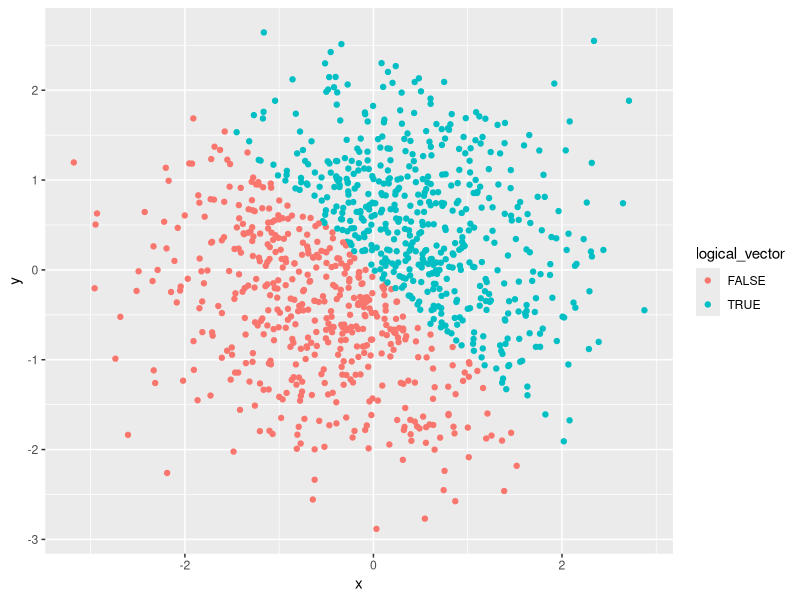
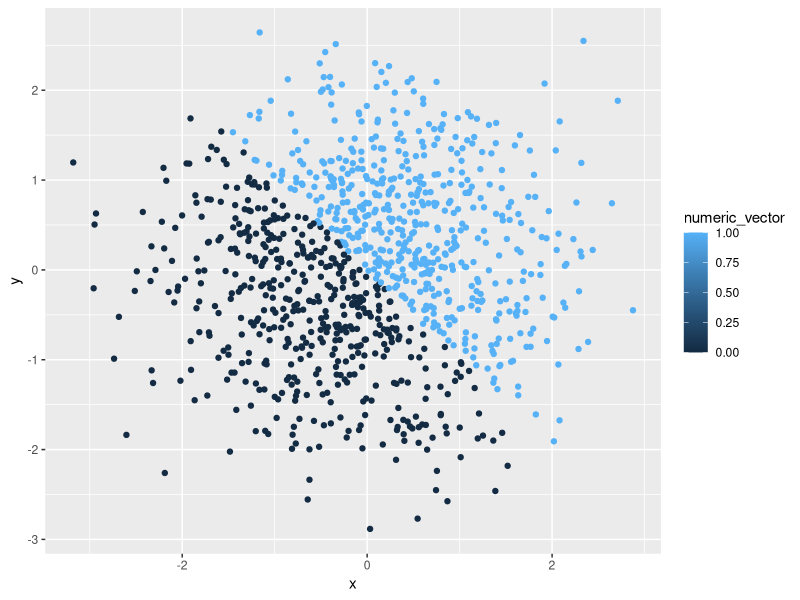
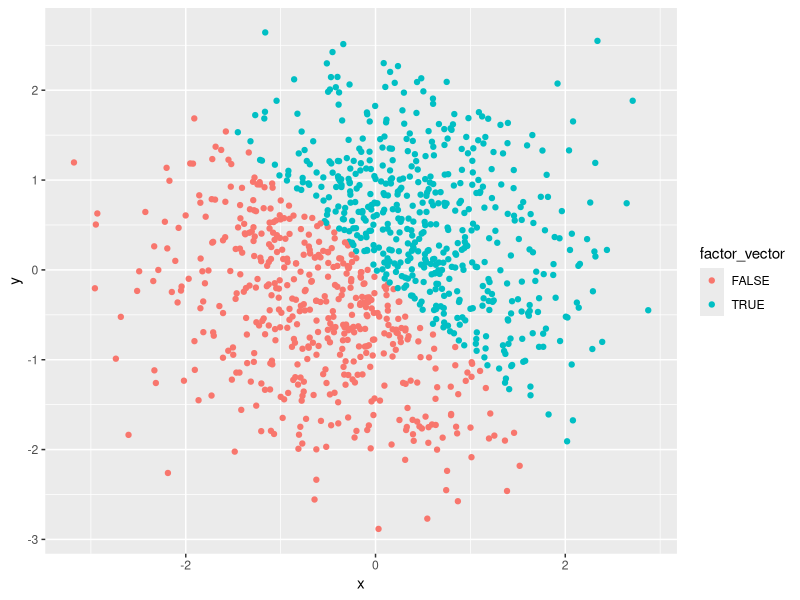
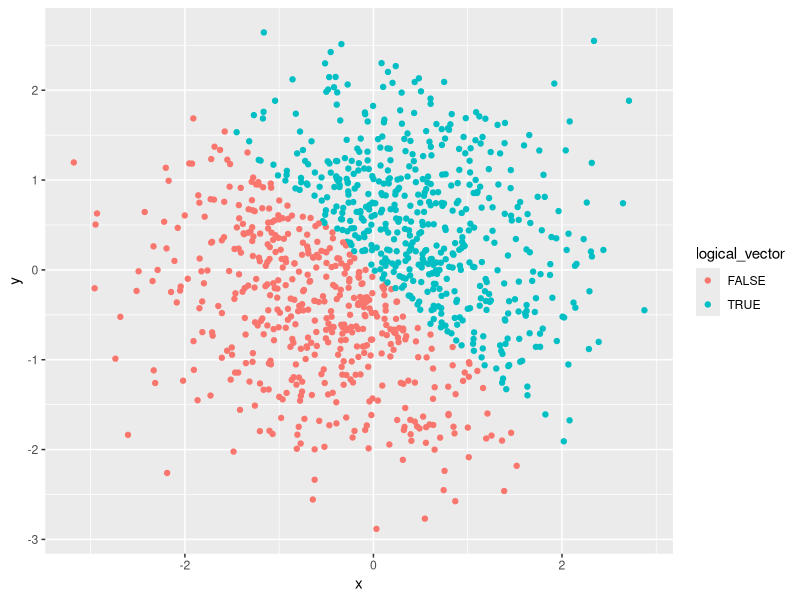

Reproduce these figures in R, in order.
## ---- chunk 1
library(tidyverse)

set.seed(757)

sample_df = tibble(
  random_num = runif(10, min = 0, max = 5),
  vec_logical = random_num > 2,
  vec_char = c("apple", "banana", "cabbage", "grapefruit", "lettuce", "apricot", "lemons", "lychees", "kiwifruit", "pomegranate"),
  vec_factor = factor(c("fruit", "fruit", "vegetable", "fruit", "vegetable", "fruit", "fruit", "fruit", "fruit", "fruit"))
)

## ---- chunk 2
mean(sample_df$random_num)

mean(sample_df$vec_logical)
## ---- chunk 3
mean(sample_df$vec_char)
## ---- chunk 4

mean(sample_df$vec_factor)
## ---- chunk 5

new_vec_logical = as.numeric(sample_df$vec_logical)

new_vec_char = as.numeric(sample_df$vec_char)

new_vec_factor = as.numeric(sample_df$vec_factor)
## ---- chunk 6

char_to_fact_to_num = as.numeric(as.factor(sample_df$vec_char))

fact_to_char = as.character(sample_df$vec_factor)
char_to_numeric = as.numeric(fact_to_char)

## ---- chunk 7

set.seed(339)

random_sample = tibble(
  x = rnorm(1000),
  y = rnorm(1000),
  logical_vector = x + y > 0,
  numeric_vector = as.numeric(logical_vector),
  factor_vector = as.factor(logical_vector)
)
## ---- chunk 8
library(ggplot2)

scatter_plot1 = ggplot(random_sample, aes(x = x, y = y, color = logical_vector)) + geom_point()
scatter_plot1

scatter_plot2 = ggplot(random_sample, aes(x = x, y = y, color = numeric_vector)) + geom_point()
scatter_plot2

scatter_plot3 = ggplot(random_sample, aes(x = x, y = y, color = factor_vector)) + geom_point()
scatter_plot3

ggsave("scatter_plot1.pdf", plot = scatter_plot1, height = 4, width = 6)

